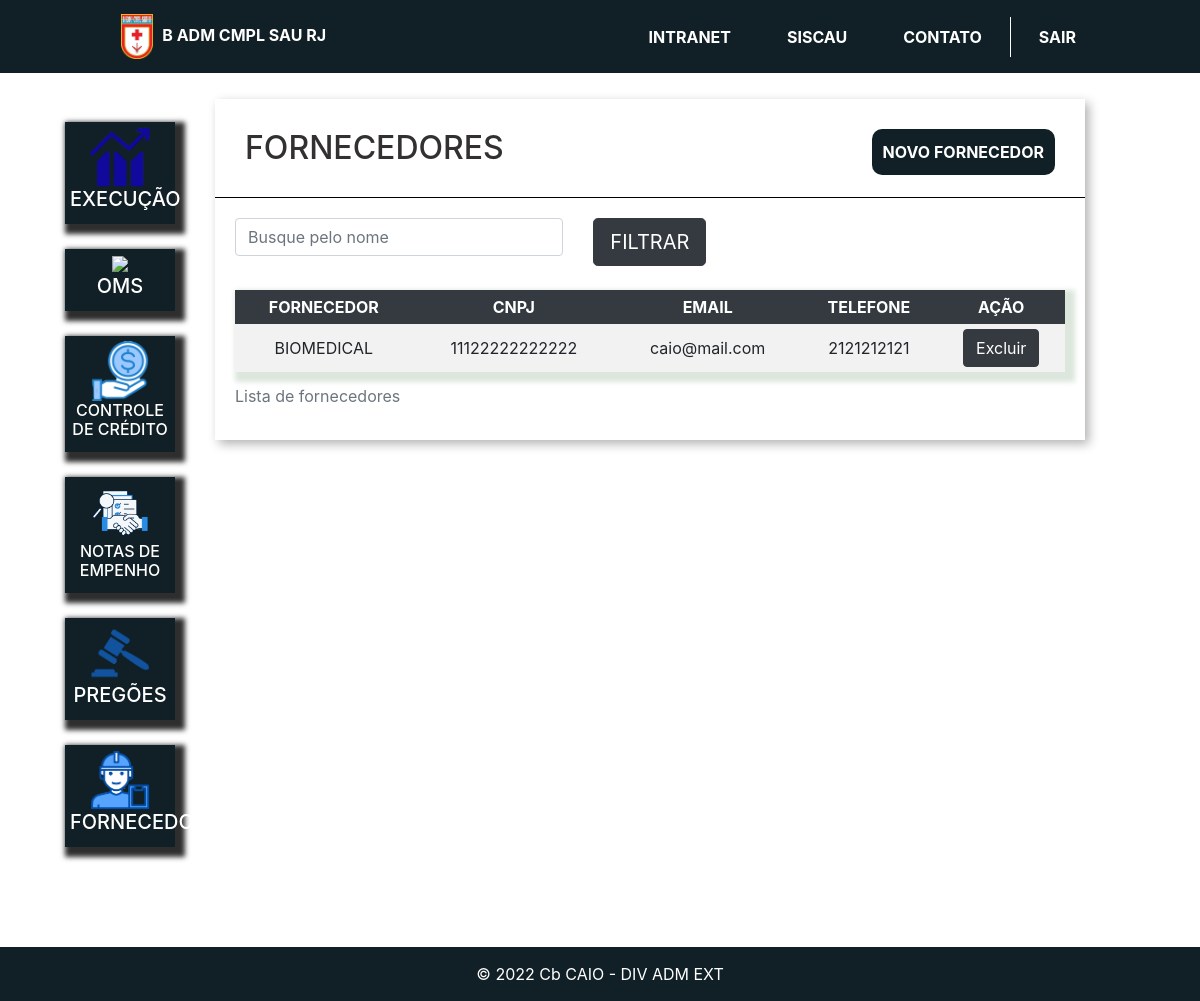
Before: /fornecedores/ (signed in) with the older database file.
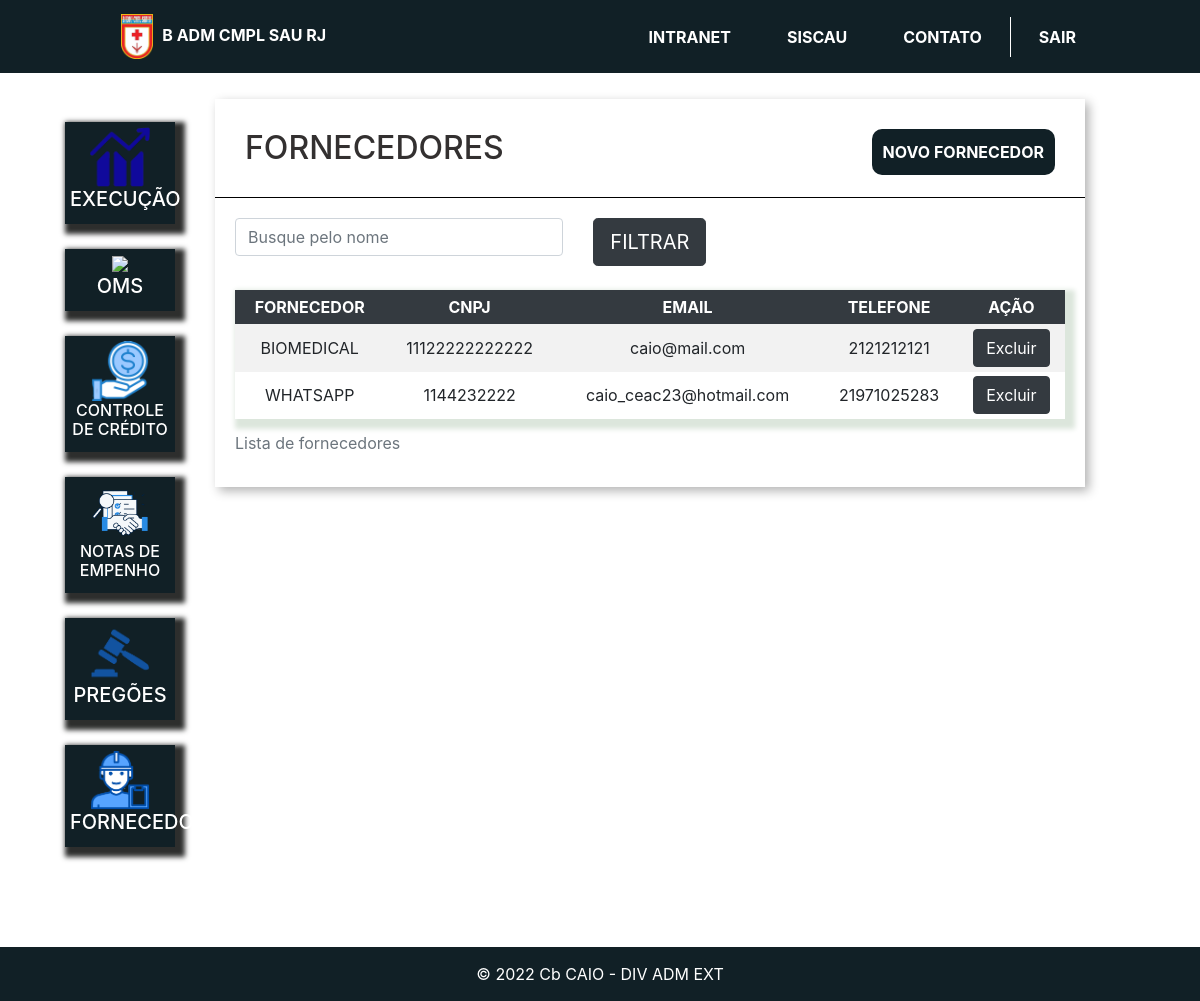
After: the same page with the newer database file.
### plataforma/models.py (models this page shows, shortened)
class Fornecedor(models.Model):
    nome = models.CharField(max_length=30)
    cnpj = models.CharField(max_length=14)
    telefone = models.CharField(max_length=15)
    email = models.EmailField()

### plataforma/views.py (the view)
# urls.py: path('fornecedores/', views.fornecedores, name='fornecedores'),
@login_required(login_url='/auth/logar/')
def fornecedores(request):
    fornecedores = Fornecedor.objects.all()
    nome = request.GET.get('nome')
    if nome:
        fornecedores = fornecedores.filter(nome__contains=nome)
    return render(request, 'fornecedores.html', {'fornecedores': fornecedores})

### plataforma/templates/fornecedores.html (shortened to what this page needs)
{% extends 'base_plataforma.html' %}
{% load static %}
{% block 'plataforma' %}
    <div class="wrapper">
        <div class="box">
            <div class="header-box">
                <h2 class="titulo">FORNECEDORES</h2>
                <button type="button" class="btn btn-conteudo bg-fundo" data-toggle="modal" data-target="#modal">
                    NOVO FORNECEDOR
                </button>
            </div>
            <div class="borda-box"></div>
            <div class="body-box">
                <form action='{% url "fornecedores"%}' method='GET'> {% csrf_token %}
                <div class="row">
                        <div class="col-md-5">
                            <input type="text" placeholder="Busque pelo nome" class="form-control" name="nome">
                        </div>
                    <div class="col-md-3">
                        <input type="submit" value="FILTRAR" class="btn btn-lg btn-dark ">
                    </div>
                </div>
                </form>
                <br>
                <table class="tabela table-striped table-hover table-sm" cellpadding="20">
                    <caption>Lista de fornecedores</caption>
                    <thead class='table-dark th-table'>
                        <th>FORNECEDOR</th>
                        <th>CNPJ</th>
                        <th>EMAIL</th>
                        <th>TELEFONE</th>
                        <th>AÇÃO</th>
                </thead>
                 <tbody class='tb-table'>
                        {% for fornecedor in fornecedores %}
                           <tr>
                            <td > {{fornecedor.nome}}</td>
                            <td>{{fornecedor.cnpj}}</td>
                            <td>
                                {{fornecedor.email}}
                            </td>
                            <td>
                                {{fornecedor.telefone}}
                            </td>
                            <td>
                                <a href="{% url 'deletar_fornecedor' fornecedor.id%}" class="btn btn-dark ">Excluir</a>
                            </td>
                        </tr>
                             {% endfor %}
                        </tbody>
                </table>
            </div>
        </div>
    </div>
        </div>
{% endblock%}

Changed rows visible on the page:
added Fornecedor: nome "WHATSAPP", cnpj "1144232222", email "caio_ceac23@hotmail.com", telefone "21971025283"
